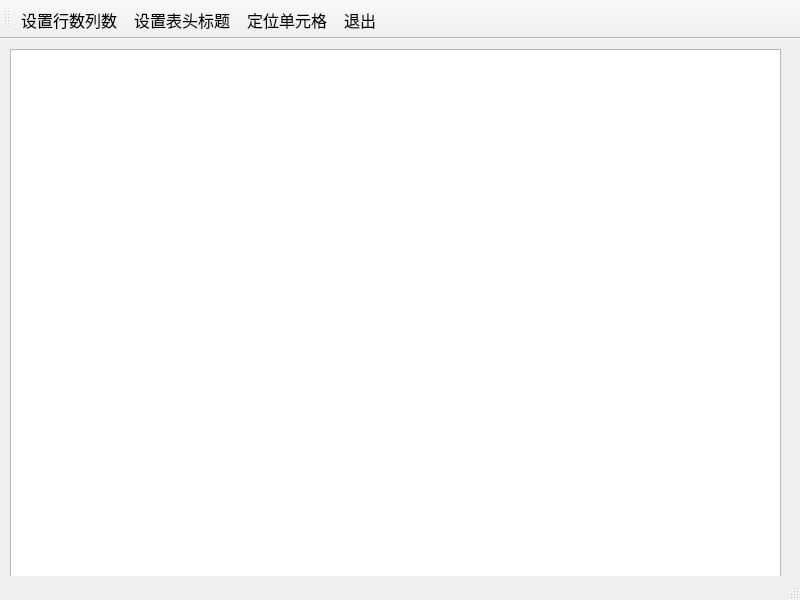
<?xml version="1.0" encoding="UTF-8"?>
<ui version="4.0">
 <class>customDialog</class>
 <widget class="QMainWindow" name="customDialog">
  <property name="geometry">
   <rect>
    <x>0</x>
    <y>0</y>
    <width>800</width>
    <height>600</height>
   </rect>
  </property>
  <property name="minimumSize">
   <size>
    <width>800</width>
    <height>600</height>
   </size>
  </property>
  <property name="maximumSize">
   <size>
    <width>800</width>
    <height>600</height>
   </size>
  </property>
  <property name="font">
   <font>
    <family>Times New Roman</family>
    <pointsize>12</pointsize>
   </font>
  </property>
  <property name="windowTitle">
   <string>customDialog</string>
  </property>
  <widget class="QWidget" name="centralwidget">
   <widget class="QTableView" name="tableView">
    <property name="geometry">
     <rect>
      <x>10</x>
      <y>10</y>
      <width>771</width>
      <height>531</height>
     </rect>
    </property>
   </widget>
  </widget>
  <widget class="QMenuBar" name="menubar">
   <property name="geometry">
    <rect>
     <x>0</x>
     <y>0</y>
     <width>800</width>
     <height>25</height>
    </rect>
   </property>
  </widget>
  <widget class="QStatusBar" name="statusbar"/>
  <widget class="QToolBar" name="toolBar">
   <property name="windowTitle">
    <string>toolBar</string>
   </property>
   <property name="toolButtonStyle">
    <enum>Qt::ToolButtonTextBesideIcon</enum>
   </property>
   <attribute name="toolBarArea">
    <enum>TopToolBarArea</enum>
   </attribute>
   <attribute name="toolBarBreak">
    <bool>false</bool>
   </attribute>
   <addaction name="actTab_SetSize"/>
   <addaction name="actTab_SetHeader"/>
   <addaction name="actTab_Locate"/>
   <addaction name="actFile_Quit"/>
  </widget>
  <action name="actTab_SetSize">
   <property name="icon">
    <iconset resource="images.qrc">
     <normaloff>:/images/230.bmp</normaloff>:/images/230.bmp</iconset>
   </property>
   <property name="text">
    <string>设置行数列数</string>
   </property>
   <property name="toolTip">
    <string>设置表格行数列数</string>
   </property>
  </action>
  <action name="actTab_SetHeader">
   <property name="icon">
    <iconset resource="images.qrc">
     <normaloff>:/images/516.bmp</normaloff>:/images/516.bmp</iconset>
   </property>
   <property name="text">
    <string>设置表头标题</string>
   </property>
   <property name="toolTip">
    <string>设置表头标题</string>
   </property>
  </action>
  <action name="actFile_Quit">
   <property name="icon">
    <iconset resource="images.qrc">
     <normaloff>:/images/132.bmp</normaloff>:/images/132.bmp</iconset>
   </property>
   <property name="text">
    <string>退出</string>
   </property>
   <property name="toolTip">
    <string>退出本软件</string>
   </property>
  </action>
  <action name="actTab_Locate">
   <property name="enabled">
    <bool>true</bool>
   </property>
   <property name="icon">
    <iconset resource="images.qrc">
     <normaloff>:/images/304.bmp</normaloff>:/images/304.bmp</iconset>
   </property>
   <property name="text">
    <string>定位单元格</string>
   </property>
   <property name="toolTip">
    <string>定位到某个单元格</string>
   </property>
  </action>
 </widget>
 <resources>
  <include location="images.qrc"/>
 </resources>
 <connections>
  <connection>
   <sender>actFile_Quit</sender>
   <signal>triggered()</signal>
   <receiver>customDialog</receiver>
   <slot>close()</slot>
   <hints>
    <hint type="sourcelabel">
     <x>-1</x>
     <y>-1</y>
    </hint>
    <hint type="destinationlabel">
     <x>399</x>
     <y>299</y>
    </hint>
   </hints>
  </connection>
 </connections>
</ui>
